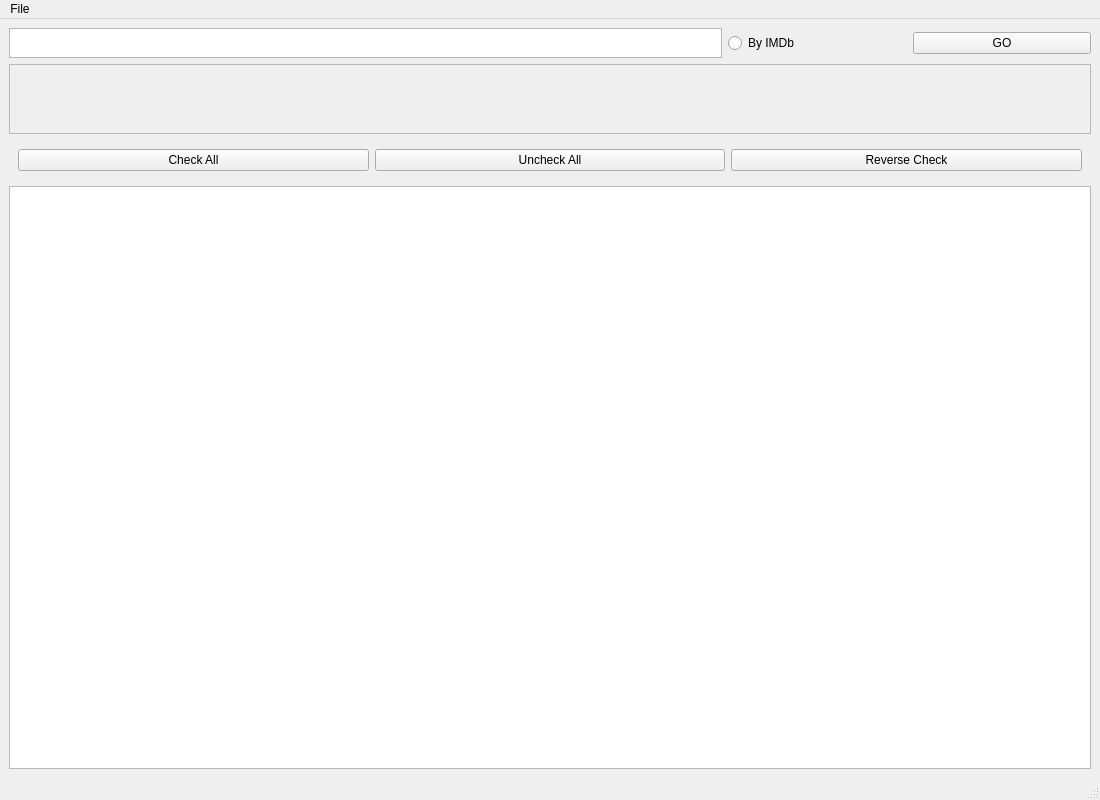
<?xml version="1.0" encoding="UTF-8"?>
<ui version="4.0">
 <class>MainWindow</class>
 <widget class="QMainWindow" name="MainWindow">
  <property name="geometry">
   <rect>
    <x>0</x>
    <y>0</y>
    <width>1100</width>
    <height>800</height>
   </rect>
  </property>
  <property name="windowTitle">
   <string>RARBG Finder</string>
  </property>
  <widget class="QWidget" name="centralwidget">
   <layout class="QGridLayout" name="gridLayout">
    <item row="0" column="4">
     <widget class="QRadioButton" name="imdbRadioButton">
      <property name="text">
       <string>By IMDb</string>
      </property>
     </widget>
    </item>
    <item row="0" column="5">
     <widget class="QPushButton" name="goButton">
      <property name="text">
       <string>GO</string>
      </property>
     </widget>
    </item>
    <item row="3" column="0" colspan="6">
     <widget class="QTableWidget" name="resultTable"/>
    </item>
    <item row="0" column="0" colspan="4">
     <widget class="QTextEdit" name="inputTextEdit">
      <property name="enabled">
       <bool>true</bool>
      </property>
      <property name="sizePolicy">
       <sizepolicy hsizetype="Preferred" vsizetype="Maximum">
        <horstretch>0</horstretch>
        <verstretch>0</verstretch>
       </sizepolicy>
      </property>
      <property name="maximumSize">
       <size>
        <width>16777215</width>
        <height>30</height>
       </size>
      </property>
      <property name="baseSize">
       <size>
        <width>0</width>
        <height>0</height>
       </size>
      </property>
     </widget>
    </item>
    <item row="1" column="0" colspan="6">
     <widget class="QScrollArea" name="scrollArea">
      <property name="sizePolicy">
       <sizepolicy hsizetype="Expanding" vsizetype="Maximum">
        <horstretch>0</horstretch>
        <verstretch>0</verstretch>
       </sizepolicy>
      </property>
      <property name="widgetResizable">
       <bool>true</bool>
      </property>
      <widget class="QWidget" name="scrollAreaWidgetContents">
       <property name="geometry">
        <rect>
         <x>0</x>
         <y>0</y>
         <width>1080</width>
         <height>69</height>
        </rect>
       </property>
       <layout class="QGridLayout" name="gridLayout_2"/>
      </widget>
     </widget>
    </item>
    <item row="2" column="0" colspan="6">
     <widget class="QWidget" name="horizontalWidget" native="true">
      <property name="minimumSize">
       <size>
        <width>0</width>
        <height>0</height>
       </size>
      </property>
      <layout class="QHBoxLayout" name="horizontalLayout">
       <item>
        <widget class="QPushButton" name="checkAllButton">
         <property name="text">
          <string>Check All</string>
         </property>
        </widget>
       </item>
       <item>
        <widget class="QPushButton" name="uncheckAllButton">
         <property name="text">
          <string>Uncheck All</string>
         </property>
        </widget>
       </item>
       <item>
        <widget class="QPushButton" name="reverseCheckButton">
         <property name="text">
          <string>Reverse Check</string>
         </property>
        </widget>
       </item>
      </layout>
     </widget>
    </item>
   </layout>
  </widget>
  <widget class="QStatusBar" name="statusbar"/>
  <widget class="QMenuBar" name="menuBar">
   <property name="geometry">
    <rect>
     <x>0</x>
     <y>0</y>
     <width>1100</width>
     <height>22</height>
    </rect>
   </property>
   <widget class="QMenu" name="menuFile">
    <property name="title">
     <string>File</string>
    </property>
    <addaction name="actionClearCache"/>
    <addaction name="actionExit"/>
   </widget>
   <addaction name="menuFile"/>
  </widget>
  <action name="actionClearCache">
   <property name="text">
    <string>Clear Cache</string>
   </property>
   <property name="shortcut">
    <string>Ctrl+Shift+C</string>
   </property>
  </action>
  <action name="actionExit">
   <property name="text">
    <string>Exit</string>
   </property>
   <property name="shortcut">
    <string>Ctrl+Q</string>
   </property>
  </action>
 </widget>
 <resources/>
 <connections>
  <connection>
   <sender>actionExit</sender>
   <signal>triggered()</signal>
   <receiver>MainWindow</receiver>
   <slot>close()</slot>
   <hints>
    <hint type="sourcelabel">
     <x>-1</x>
     <y>-1</y>
    </hint>
    <hint type="destinationlabel">
     <x>549</x>
     <y>399</y>
    </hint>
   </hints>
  </connection>
 </connections>
</ui>
